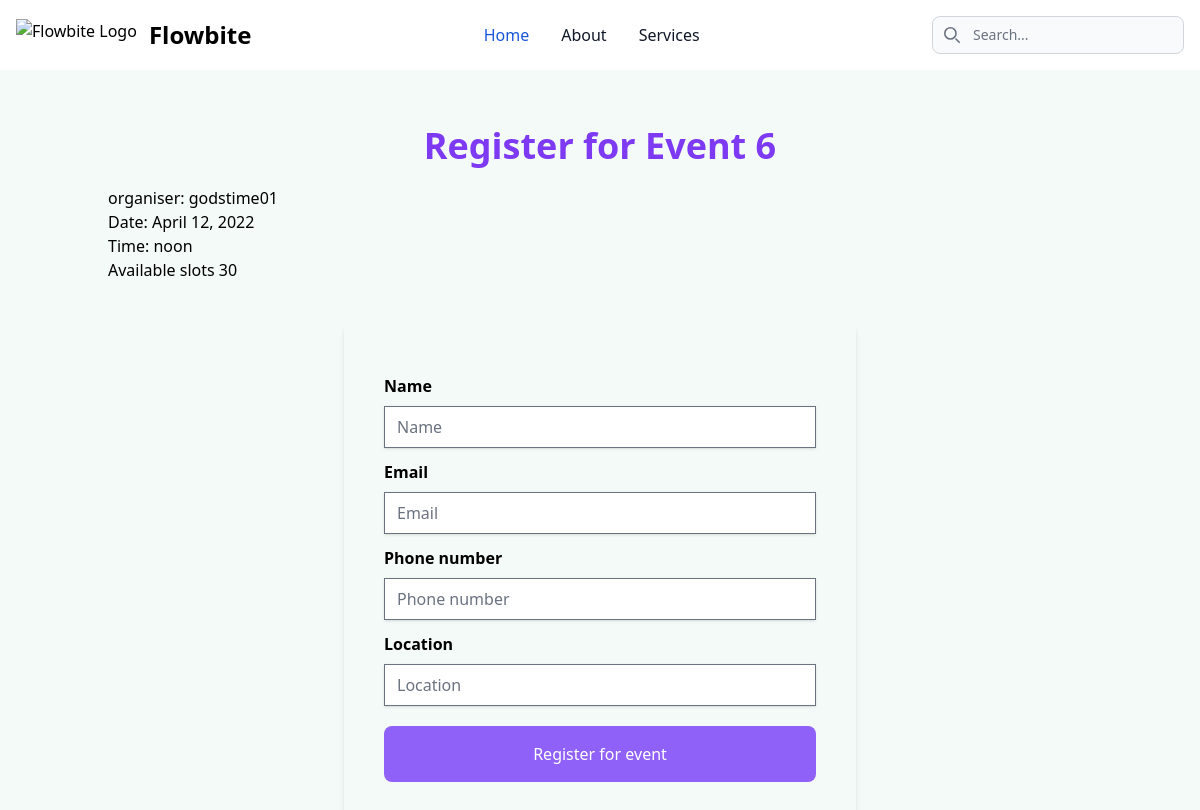
/register/6/, run on the app's committed database.
### event_app/models.py (models this page shows, shortened)
class Event(models.Model):
    ONGOING = 'ongoing'
    COMPLETED = 'completed'
    UPCOMING = 'upcoming'
    STATUS = (
        (UPCOMING, 'Upcoming'),
        (ONGOING, 'Ongoing'),
        (COMPLETED, 'Completed')
    )
    title = models.CharField(max_length=30)
    description = models.TextField(blank=True, null=True)
    date = models.DateField()
    time = models.TimeField()
    max_participants = models.IntegerField(default=30)
    status = models.CharField(
        max_length=15, default='upcoming', choices=STATUS)
    organiser = models.ForeignKey(
        CustomUserModel, related_name='organiser', on_delete=models.CASCADE)
    def check_max_reached(self):
        return self.participationmodel_set.count() >= self.max_participants
    def get_participant_count(self):
        return self.participationmodel_set.count()
    def get_available_slot(self):
        if self.check_max_reached():
            return "No available slot"
        return self.max_participants - self.get_participant_count()

### accounts/models.py (models this page shows)
class CustomUserModel(AbstractUser):
    is_organiser = models.BooleanField(default=False)
    is_participant = models.BooleanField(default=False)

### event_app/views.py (the view, shortened to what this page needs)
# urls.py: path("register/<id>/", views.ParticipationView, name='participate'),
def ParticipationView(request, id):
    event = Event.objects.get(id = id)
    form = ParticipationForm()
    return render(request, 'participate.html', {'form': form, 'event': event})

### event_app/forms.py
class ParticipationForm(forms.ModelForm):
    def __init__(self, *args, **kwargs):
        super().__init__(*args, **kwargs)
        for visible in self.visible_fields():
            visible.field.widget.attrs['class'] = 'rounded-md w-full shadow border block my-2'
            visible.field.widget.attrs['placeholder'] = visible.field.label
    class Meta:
        model = ParticipationModel
        fields = "__all__"
        exclude = ['event']

### templates/participate.html (shortened to what this page needs)
{% extends './base.html' %}
{% block content %}
<div class="container min-h-[60vh] mx-auto p-5">
    <div>
        <h1 class="my-5 text-4xl font-bold text-center text-purple-600">Register for {{ event.title }}</h1>
        <a href="">organiser: {{event.organiser}}</a>
        <p>
                <p>Date: {{event.date}} </p>
                <p>Time: {{event.time}}</p>
                <p>Available slots {{event.get_available_slot}}</p>
        </p>
        <form action="" class="shadow-md mt-10 max-w-lg mx-auto p-10 rounded-lg" method="post">
            {% for field in form %}
            <div class="mt-3">
                <label class="mb-2 font-bold inline-block" for="">{{field.label}}</label>
                {{field}}
            </div>
            {% endfor %}
            <button class="w-full block p-4 rounded-lg bg-purple-500 text-white mt-5" type="submit">Register for event</button>
        </form>
    </div>
</div>
{% endblock %}

### data on the page
Event: title "Event 6", organiser "godstime01", date "April 12, 2022", time "noon", get_available_slot "30"

### other printed values
{{ field.label }} "Name" "Email" "Phone number" "Location"
